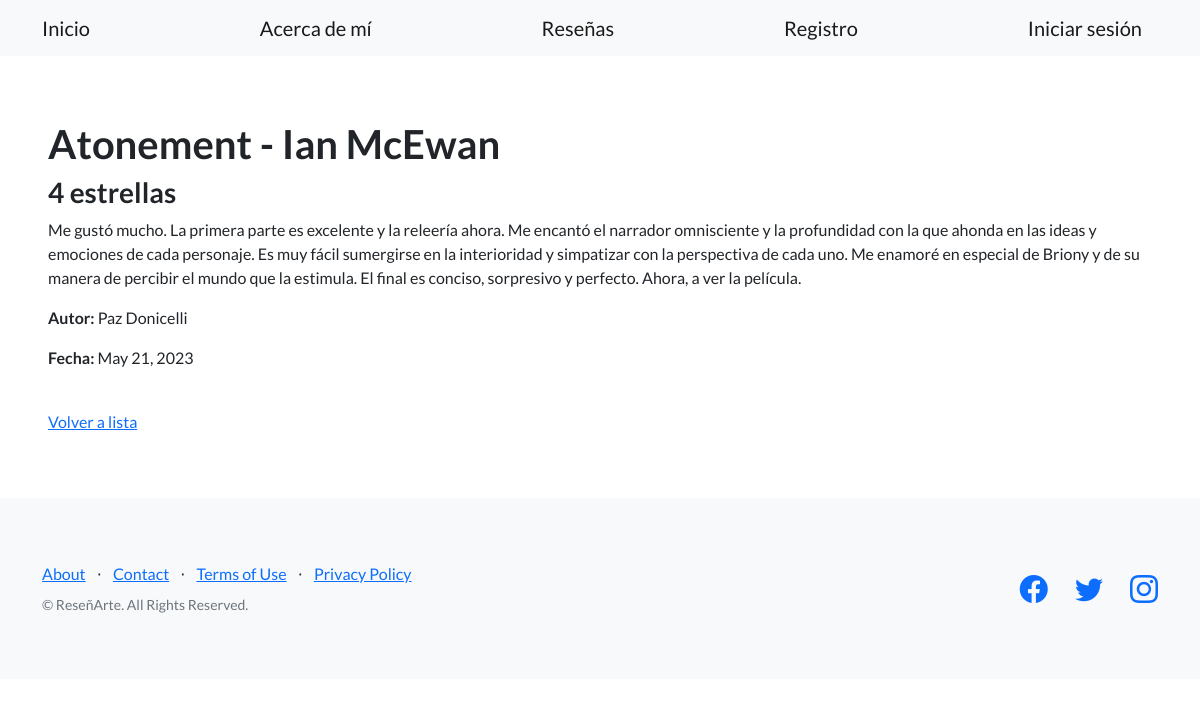
Screenshot of /blog/pages/pageId/2/ with the database file from the repository.
### blog/models.py (models this page shows, shortened)
class Reseña (models.Model):
    titulo = models.CharField(max_length=256)
    subtitulo = models.CharField(max_length=256)
    cuerpo = models.TextField()
    autor = models.CharField(max_length=256)
    fecha = models.DateField()

### blog/views.py (the view)
# urls.py: path('pages/pageId/<int:pk>/', ReseñaDetailView.as_view(), name="ver_reseña"),
class ReseñaDetailView(DetailView):
    model = Reseña
    success_url = reverse_lazy('lista_reseñas')

### blog/templates/blog/reseña_detail.html
{% extends "blog/base.html" %}
{% block contenido %}
<h1>
{{object.titulo}}
</h1>
<h3>
{{object.subtitulo}}
</h3>
<p>
{{object.cuerpo}}
</p>
<p>
  <strong>Autor:</strong> {{object.autor}}
</p>
<p>
  <strong>Fecha:</strong> {{object.fecha}}
</p>
<br>
<a href="{% url 'listar_reseñas' %}">Volver a lista</a>
{% endblock contenido %}

### rows the page displays
Reseña: titulo "Atonement - Ian McEwan", subtitulo "4 estrellas", cuerpo "Me gustó mucho. La primera parte es excelente y la releería ahora. Me encantó el narrador omnisciente y la profundidad con la que ahonda en las ideas y emociones de cada personaje. Es muy fácil sumergirse en la interioridad y simpatizar con la perspectiva de cada uno. Me enamoré en especial de Briony y de su manera de percibir el mundo que la estimula. El final es conciso, sorpresivo y perfecto. Ahora, a ver la película.", autor "Paz Donicelli", fecha "May 21, 2023"
